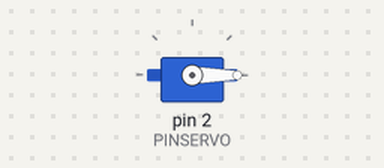
A sketch run on a simulated Arduino Uno, built with avr-gcc and run on an emulated ATmega328P. On the bench: servo.

Above: at 0.1 s.
At 9.1 s:
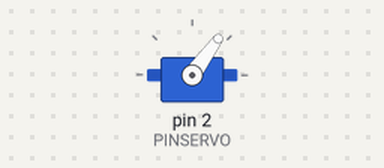
At 19.1 s:
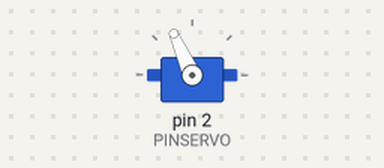
At 39.1 s:
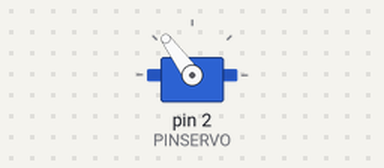
Timing chart, 0 to 40.0 s (numbered marks = the images above):
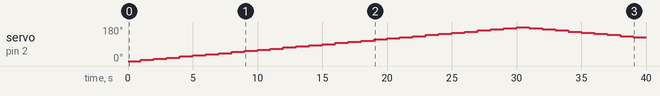

The sketch:

act2.2servo.ino
```cpp
#include <Servo.h>

Servo motor1; // DECLARAR SERVO 1

int PINSERVO = 2; // PIN DIGITAL PWM 3 DONDE ESTÁ CONECTADO EL SERVO 1
int PULSOMIN = 1000; // PULSO MÍNIMO PARA 0°
int PULSOMAX = 2000; // PULSO MÁXIMO PARA 180°

void setup() {
motor1.attach (PINSERVO, PULSOMIN, PULSOMAX); // PERMITIRÁ INICIALIZAR EL SERVO CON LOS VALORES DADOS
}

void loop() {

motor1.write (0); // ENVIAR LOS GRADOS AL SERVO 1
delay(1000);  // ESPERA 1 SEGUNDO EN LA POSICIÓN FIJADA

motor1.write (6);
delay(1000);

motor1.write (12);
delay(1000);

motor1.write (18);
delay(1000);

motor1.write (24);
delay(1000);

motor1.write (30);
delay(1000);

motor1.write (36);
delay(1000);

motor1.write (42);
delay(1000);

motor1.write (48);
delay(1000);

motor1.write (54);
delay(1000);

motor1.write (60);
delay(1000);

motor1.write (66);
delay(1000);

motor1.write (72);
delay(1000);

motor1.write (78);
delay(1000);

motor1.write (84);
delay(1000);

motor1.write (90);
delay(1000);

motor1.write (96);
delay(1000);

motor1.write (102);
delay(1000);

motor1.write (108);
delay(1000);

motor1.write (114);
delay(1000);

motor1.write (120);
delay(1000);

motor1.write (126);
delay(1000);

motor1.write (132);
delay(1000);

motor1.write (138);
delay(1000);

motor1.write (144);
delay(1000);

motor1.write (150);
delay(1000);

motor1.write (156);
delay(1000);

motor1.write (162);
delay(1000);

motor1.write (168);
delay(1000);

motor1.write (174);
delay(1000);

motor1.write (180);
delay(1000);

motor1.write (174);
delay(1000);

motor1.write (168);
delay(1000);

motor1.write (162);
delay(1000);

motor1.write (156);
delay(1000);

motor1.write (150);
delay(1000);

motor1.write (144);
delay(1000);

motor1.write (138);
delay(1000);

motor1.write (132);
delay(1000);

motor1.write (126);
delay(1000);

motor1.write (120);
delay(1000);

motor1.write (114);
delay(1000);

motor1.write (108);
delay(1000);

motor1.write (102);
delay(1000);

motor1.write (96);
delay(1000);

motor1.write (90);
delay(1000);

motor1.write (84);
delay(1000);

motor1.write (78);
delay(1000);

motor1.write (72);
delay(1000);

motor1.write (66);
delay(1000);

motor1.write (60);
delay(1000);

motor1.write (54);
delay(1000);

motor1.write (48);
delay(1000);

motor1.write (42);
delay(1000);

motor1.write (36);
delay(1000);

motor1.write (30);
delay(1000);

motor1.write (24);
delay(1000);

motor1.write (18);
delay(1000);

motor1.write (12);
delay(1000);

motor1.write (6);
delay(1000);
}
```

Measured:
- by itself, servo on pin 2 (PINSERVO): rises from 0° to 180° in 29.0 s, then falls to 126° in 9.0 s
